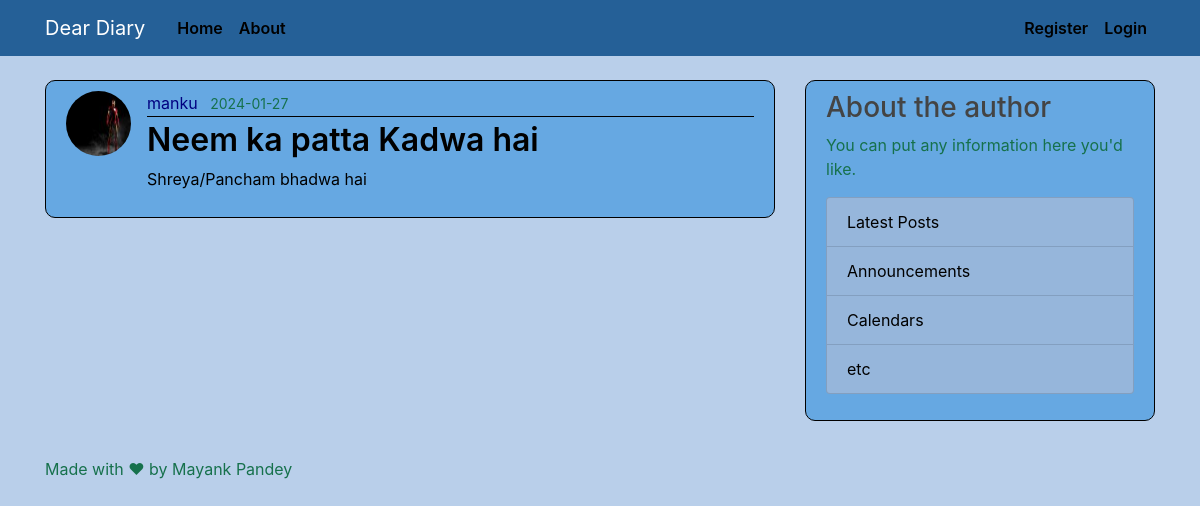
Before: /posts/1 with the older database file.
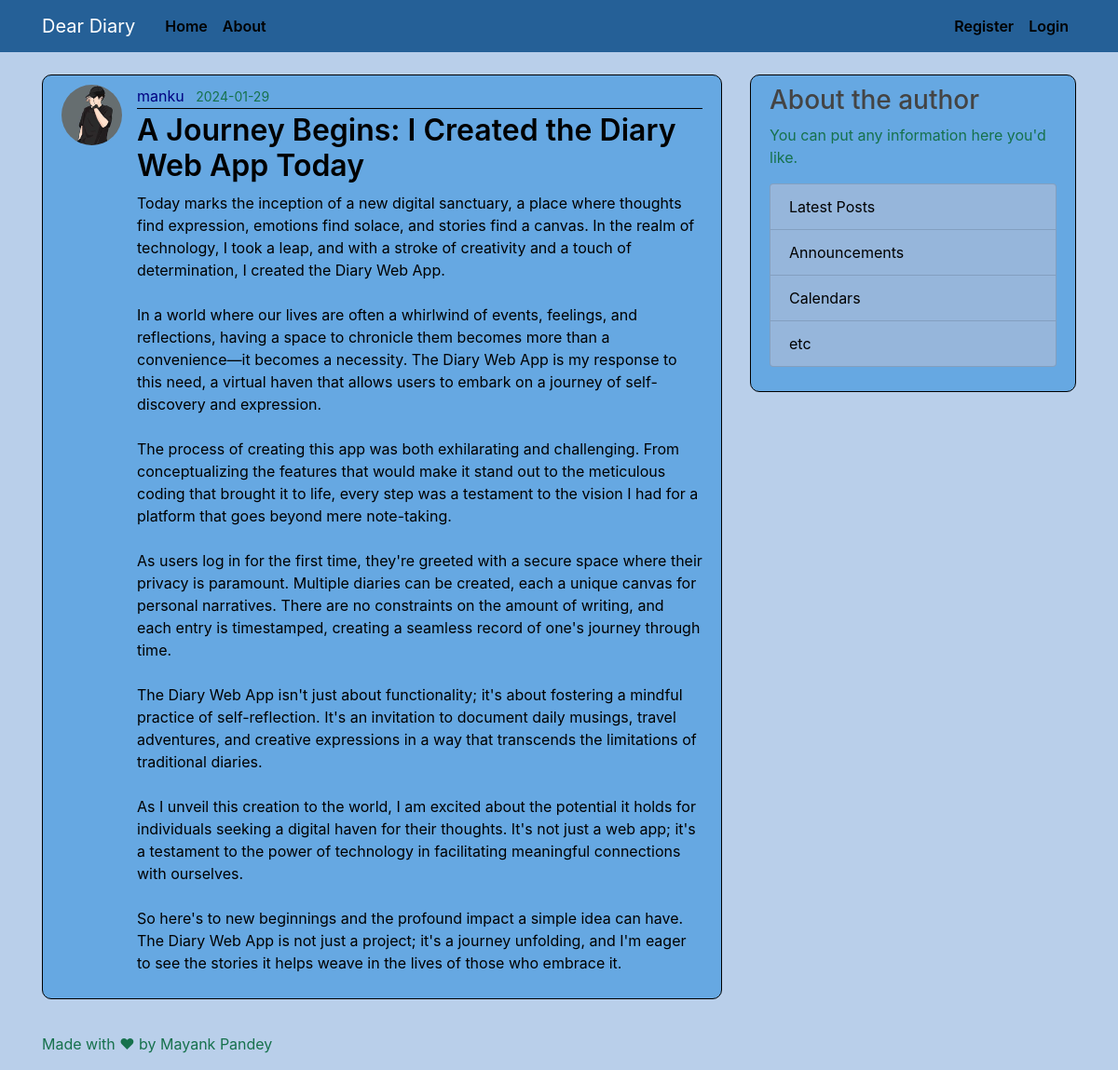
After: the same page with the newer database file.
### server/models.py (models this page shows, shortened)
class User(db.Model, UserMixin):
    id = db.Column(db.Integer, primary_key=True)
    username = db.Column(db.String(20),unique=True, nullable = False)
    email = db.Column(db.String(120),unique=True, nullable = False)
    image_file = db.Column(db.String(20), nullable = False, default = 'default.png')
    password = db.Column(db.String(60),nullable = False)
    posts = db.relationship('Post', backref='author', lazy=True)

class Post(db.Model):
    id = db.Column(db.Integer, primary_key=True)
    title = db.Column(db.String(100), nullable = False)
    date_posted = db.Column(db.DateTime, nullable = False, default = datetime.utcnow)
    content = db.Column(db.Text, nullable = False)
    user_id = db.Column(db.Integer, db.ForeignKey('user.id'), nullable=False)

### server/routes.py (the view)
@app.route("/posts/<int:post_id>")
def post(post_id):
    post = Post.query.get_or_404(post_id)
    return render_template('post.html', title=post.title, post=post)

### server/templates/post.html (shortened to what this page needs)
{% extends "layout.html" %} {% block content %}
<article class="media content-section">
  <img
    class="rounded-circle article-img"
    src="{{ url_for('static', filename='profile_pics/'+post.author.image_file) }}"
    alt="dhaif"
  />
  <div class="media-body">
    <div class="article-metadata">
      <a
        class="mr-2"
        href="{{url_for('user_posts', username=post.author.username)}}"
        >{{ post.author.username }}</a
      >
      <small class="text-muted"
        >{{ post.date_posted.strftime('%Y-%m-%d') }}</small
      >
    </div>
    <h2 class="article-title">{{ post.title }}</h2>
    <p class="article-content">{{ post.content }}</p>
  </div>
</article>
{% endblock content %}

Changed rows visible on the page:
changed User "manku": image_file: a different picture
changed Post: date_posted "2024-01-27" → "2024-01-29"; title "Neem ka patta Kadwa hai" → "A Journey Begins: I Created the Diary Web App Today"; content "Shreya/Pancham bhadwa hai" → "Today marks the inception of a new digital sanctuary, a place where thoughts find expression, emotions find solace, and stories find a canvas. In the realm of technology, I took a leap, and with a stroke of creativity and a touch of determination, I created the Diary Web App. In a world where our lives are often a whirlwind of events, feelings, and reflections, having a space to chronicle them becomes more than a convenience—it becomes a necessity. The Diary Web App is my response to this need, a virtual haven that allows users to embark on a journey of self-discovery and expression. The process of creating this app was both exhilarating and challenging. From conceptualizing the features…"
